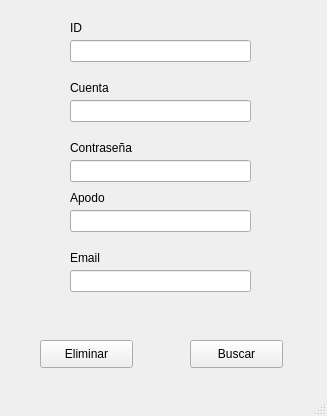
<?xml version="1.0" encoding="UTF-8"?>
<ui version="4.0">
 <class>EliminarJugador</class>
 <widget class="QMainWindow" name="EliminarJugador">
  <property name="geometry">
   <rect>
    <x>0</x>
    <y>0</y>
    <width>327</width>
    <height>416</height>
   </rect>
  </property>
  <property name="windowTitle">
   <string>Eliminar Jugador</string>
  </property>
  <widget class="QWidget" name="centralwidget">
   <widget class="QLabel" name="label_5">
    <property name="geometry">
     <rect>
      <x>70</x>
      <y>250</y>
      <width>55</width>
      <height>16</height>
     </rect>
    </property>
    <property name="text">
     <string>Email</string>
    </property>
   </widget>
   <widget class="QLabel" name="label_2">
    <property name="geometry">
     <rect>
      <x>70</x>
      <y>80</y>
      <width>55</width>
      <height>16</height>
     </rect>
    </property>
    <property name="text">
     <string>Cuenta</string>
    </property>
   </widget>
   <widget class="QLineEdit" name="txtContrasena">
    <property name="geometry">
     <rect>
      <x>70</x>
      <y>160</y>
      <width>181</width>
      <height>22</height>
     </rect>
    </property>
   </widget>
   <widget class="QLineEdit" name="txtApodo">
    <property name="geometry">
     <rect>
      <x>70</x>
      <y>210</y>
      <width>181</width>
      <height>22</height>
     </rect>
    </property>
   </widget>
   <widget class="QLineEdit" name="txtCuenta">
    <property name="geometry">
     <rect>
      <x>70</x>
      <y>100</y>
      <width>181</width>
      <height>22</height>
     </rect>
    </property>
   </widget>
   <widget class="QLabel" name="label">
    <property name="geometry">
     <rect>
      <x>70</x>
      <y>20</y>
      <width>55</width>
      <height>16</height>
     </rect>
    </property>
    <property name="text">
     <string>ID</string>
    </property>
   </widget>
   <widget class="QPushButton" name="btnEliminar">
    <property name="geometry">
     <rect>
      <x>40</x>
      <y>340</y>
      <width>93</width>
      <height>28</height>
     </rect>
    </property>
    <property name="text">
     <string>Eliminar</string>
    </property>
   </widget>
   <widget class="QLineEdit" name="txtID">
    <property name="geometry">
     <rect>
      <x>70</x>
      <y>40</y>
      <width>181</width>
      <height>22</height>
     </rect>
    </property>
   </widget>
   <widget class="QLabel" name="label_3">
    <property name="geometry">
     <rect>
      <x>70</x>
      <y>140</y>
      <width>71</width>
      <height>16</height>
     </rect>
    </property>
    <property name="text">
     <string>Contraseña</string>
    </property>
   </widget>
   <widget class="QLabel" name="label_4">
    <property name="geometry">
     <rect>
      <x>70</x>
      <y>190</y>
      <width>55</width>
      <height>16</height>
     </rect>
    </property>
    <property name="text">
     <string>Apodo</string>
    </property>
   </widget>
   <widget class="QLineEdit" name="txtEmail">
    <property name="geometry">
     <rect>
      <x>70</x>
      <y>270</y>
      <width>181</width>
      <height>22</height>
     </rect>
    </property>
   </widget>
   <widget class="QPushButton" name="btnBuscar">
    <property name="geometry">
     <rect>
      <x>190</x>
      <y>340</y>
      <width>93</width>
      <height>28</height>
     </rect>
    </property>
    <property name="text">
     <string>Buscar</string>
    </property>
   </widget>
  </widget>
  <widget class="QStatusBar" name="statusbar"/>
 </widget>
 <resources/>
 <connections/>
</ui>
